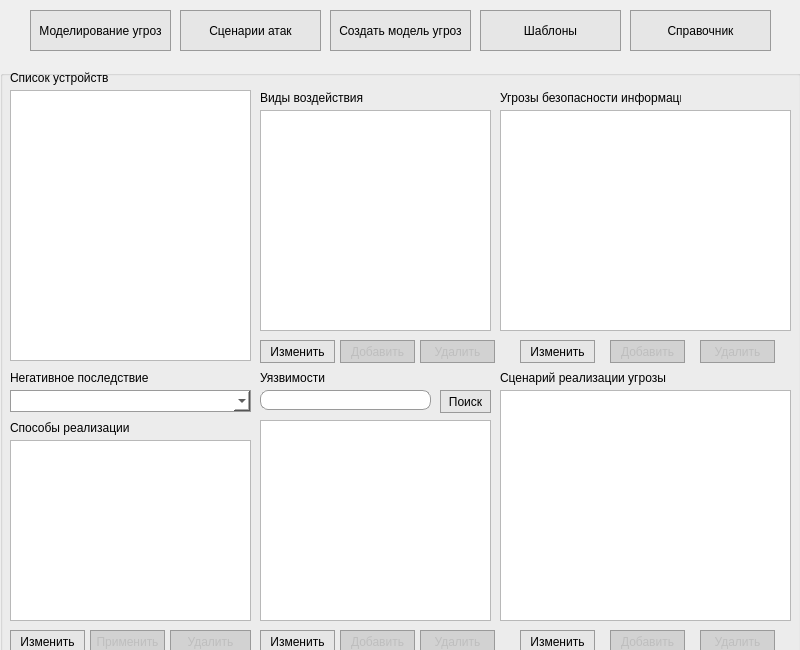
<?xml version="1.0" encoding="UTF-8"?>
<ui version="4.0">
 <class>EngineerWindow</class>
 <widget class="QMainWindow" name="EngineerWindow">
  <property name="geometry">
   <rect>
    <x>0</x>
    <y>0</y>
    <width>800</width>
    <height>650</height>
   </rect>
  </property>
  <property name="minimumSize">
   <size>
    <width>800</width>
    <height>600</height>
   </size>
  </property>
  <property name="maximumSize">
   <size>
    <width>800</width>
    <height>650</height>
   </size>
  </property>
  <property name="windowTitle">
   <string>MainWindow</string>
  </property>
  <property name="styleSheet">
   <string notr="true">QPushButton:hover {
    background-color:rgb(205, 205, 205);
}
QPushButton:pressed{
    background-color:rgb(128, 128, 128);
}
QPushButton:disabled{
    background-color:rgb(210, 210, 210);
}
QPushButton {
	background-color:rgb(230, 230, 230);
    border: 1px solid rgb(154, 154, 154);
}
QComboBox {
	background-color:rgb(255, 255, 255);
    border: 1px solid rgb(154, 154, 154);
}
QListWidget::item { border-bottom: 1px solid black; } 
QListWidget::item:selected { background-color:rgb(204, 232, 255); color: black; }

QLineEdit {
  border-radius: 8px;
  border: 1px solid rgb(154, 154, 154);
}

QLineEdit:focus {
  border: 1px solid #d0e3ff;
}

QLineEdit::placeholder {
  color: #767e89;
}

</string>
  </property>
  <widget class="QWidget" name="centralwidget">
   <widget class="QPushButton" name="modeling_btn">
    <property name="geometry">
     <rect>
      <x>30</x>
      <y>10</y>
      <width>141</width>
      <height>41</height>
     </rect>
    </property>
    <property name="text">
     <string>Моделирование угроз</string>
    </property>
   </widget>
   <widget class="QPushButton" name="scenario_btn">
    <property name="geometry">
     <rect>
      <x>180</x>
      <y>10</y>
      <width>141</width>
      <height>41</height>
     </rect>
    </property>
    <property name="text">
     <string>Сценарии атак</string>
    </property>
   </widget>
   <widget class="QPushButton" name="threat_model_btn">
    <property name="geometry">
     <rect>
      <x>330</x>
      <y>10</y>
      <width>141</width>
      <height>41</height>
     </rect>
    </property>
    <property name="text">
     <string>Создать модель угроз</string>
    </property>
   </widget>
   <widget class="QPushButton" name="template_btn">
    <property name="geometry">
     <rect>
      <x>480</x>
      <y>10</y>
      <width>141</width>
      <height>41</height>
     </rect>
    </property>
    <property name="text">
     <string>Шаблоны</string>
    </property>
   </widget>
   <widget class="QPushButton" name="guidebook_btn">
    <property name="geometry">
     <rect>
      <x>630</x>
      <y>10</y>
      <width>141</width>
      <height>41</height>
     </rect>
    </property>
    <property name="text">
     <string>Справочник</string>
    </property>
   </widget>
   <widget class="QStackedWidget" name="stackedWidget">
    <property name="geometry">
     <rect>
      <x>0</x>
      <y>70</y>
      <width>801</width>
      <height>601</height>
     </rect>
    </property>
    <widget class="QWidget" name="modeling_page">
     <widget class="QGroupBox" name="groupBox">
      <property name="geometry">
       <rect>
        <x>0</x>
        <y>0</y>
        <width>801</width>
        <height>591</height>
       </rect>
      </property>
      <property name="title">
       <string/>
      </property>
      <widget class="QLabel" name="label_6">
       <property name="geometry">
        <rect>
         <x>10</x>
         <y>350</y>
         <width>201</width>
         <height>16</height>
        </rect>
       </property>
       <property name="text">
        <string>Способы реализации</string>
       </property>
      </widget>
      <widget class="QPushButton" name="realization_change_btn">
       <property name="geometry">
        <rect>
         <x>10</x>
         <y>560</y>
         <width>75</width>
         <height>23</height>
        </rect>
       </property>
       <property name="text">
        <string>Изменить</string>
       </property>
      </widget>
      <widget class="QLabel" name="label_5">
       <property name="geometry">
        <rect>
         <x>10</x>
         <y>300</y>
         <width>201</width>
         <height>16</height>
        </rect>
       </property>
       <property name="text">
        <string>Негативное последствие</string>
       </property>
      </widget>
      <widget class="QListWidget" name="tactic_technique_list">
       <property name="geometry">
        <rect>
         <x>500</x>
         <y>320</y>
         <width>291</width>
         <height>231</height>
        </rect>
       </property>
      </widget>
      <widget class="QPushButton" name="vulnerability_change_btn">
       <property name="geometry">
        <rect>
         <x>260</x>
         <y>560</y>
         <width>75</width>
         <height>23</height>
        </rect>
       </property>
       <property name="text">
        <string>Изменить</string>
       </property>
      </widget>
      <widget class="QPushButton" name="threat_delete_btn">
       <property name="enabled">
        <bool>false</bool>
       </property>
       <property name="geometry">
        <rect>
         <x>700</x>
         <y>270</y>
         <width>75</width>
         <height>23</height>
        </rect>
       </property>
       <property name="text">
        <string>Удалить</string>
       </property>
      </widget>
      <widget class="QPushButton" name="vulnerability_search_btn">
       <property name="geometry">
        <rect>
         <x>440</x>
         <y>320</y>
         <width>51</width>
         <height>23</height>
        </rect>
       </property>
       <property name="text">
        <string>Поиск</string>
       </property>
      </widget>
      <widget class="QPushButton" name="impact_change_btn">
       <property name="geometry">
        <rect>
         <x>260</x>
         <y>270</y>
         <width>75</width>
         <height>23</height>
        </rect>
       </property>
       <property name="text">
        <string>Изменить</string>
       </property>
      </widget>
      <widget class="QPushButton" name="realization_delete_btn">
       <property name="enabled">
        <bool>false</bool>
       </property>
       <property name="geometry">
        <rect>
         <x>170</x>
         <y>560</y>
         <width>81</width>
         <height>23</height>
        </rect>
       </property>
       <property name="text">
        <string>Удалить</string>
       </property>
      </widget>
      <widget class="QLabel" name="label_4">
       <property name="geometry">
        <rect>
         <x>260</x>
         <y>20</y>
         <width>111</width>
         <height>16</height>
        </rect>
       </property>
       <property name="text">
        <string>Виды воздействия</string>
       </property>
      </widget>
      <widget class="QPushButton" name="realization_add_btn">
       <property name="enabled">
        <bool>false</bool>
       </property>
       <property name="geometry">
        <rect>
         <x>90</x>
         <y>560</y>
         <width>75</width>
         <height>23</height>
        </rect>
       </property>
       <property name="text">
        <string>Применить</string>
       </property>
      </widget>
      <widget class="QPushButton" name="threat_change_btn">
       <property name="geometry">
        <rect>
         <x>520</x>
         <y>270</y>
         <width>75</width>
         <height>23</height>
        </rect>
       </property>
       <property name="text">
        <string>Изменить</string>
       </property>
      </widget>
      <widget class="QPushButton" name="tactic_add_btn">
       <property name="enabled">
        <bool>false</bool>
       </property>
       <property name="geometry">
        <rect>
         <x>610</x>
         <y>560</y>
         <width>75</width>
         <height>23</height>
        </rect>
       </property>
       <property name="text">
        <string>Добавить</string>
       </property>
      </widget>
      <widget class="QLabel" name="label_7">
       <property name="geometry">
        <rect>
         <x>500</x>
         <y>300</y>
         <width>201</width>
         <height>16</height>
        </rect>
       </property>
       <property name="text">
        <string>Сценарий реализации угрозы</string>
       </property>
      </widget>
      <widget class="QPushButton" name="threat_add_btn">
       <property name="enabled">
        <bool>false</bool>
       </property>
       <property name="geometry">
        <rect>
         <x>610</x>
         <y>270</y>
         <width>75</width>
         <height>23</height>
        </rect>
       </property>
       <property name="text">
        <string>Добавить</string>
       </property>
      </widget>
      <widget class="QPushButton" name="vulnerability_delete_btn">
       <property name="enabled">
        <bool>false</bool>
       </property>
       <property name="geometry">
        <rect>
         <x>420</x>
         <y>560</y>
         <width>75</width>
         <height>23</height>
        </rect>
       </property>
       <property name="text">
        <string>Удалить</string>
       </property>
      </widget>
      <widget class="QListWidget" name="vulnerability_list">
       <property name="geometry">
        <rect>
         <x>260</x>
         <y>350</y>
         <width>231</width>
         <height>201</height>
        </rect>
       </property>
      </widget>
      <widget class="QListWidget" name="realization_way_list">
       <property name="geometry">
        <rect>
         <x>10</x>
         <y>370</y>
         <width>241</width>
         <height>181</height>
        </rect>
       </property>
      </widget>
      <widget class="QLabel" name="label_2">
       <property name="geometry">
        <rect>
         <x>10</x>
         <y>0</y>
         <width>111</width>
         <height>16</height>
        </rect>
       </property>
       <property name="text">
        <string>Список устройств</string>
       </property>
      </widget>
      <widget class="QPushButton" name="vulnerability_add_btn">
       <property name="enabled">
        <bool>false</bool>
       </property>
       <property name="geometry">
        <rect>
         <x>340</x>
         <y>560</y>
         <width>75</width>
         <height>23</height>
        </rect>
       </property>
       <property name="text">
        <string>Добавить</string>
       </property>
      </widget>
      <widget class="QLabel" name="label_3">
       <property name="geometry">
        <rect>
         <x>500</x>
         <y>20</y>
         <width>181</width>
         <height>16</height>
        </rect>
       </property>
       <property name="text">
        <string>Угрозы безопасности информации</string>
       </property>
      </widget>
      <widget class="QPushButton" name="tactic_delete_btn">
       <property name="enabled">
        <bool>false</bool>
       </property>
       <property name="geometry">
        <rect>
         <x>700</x>
         <y>560</y>
         <width>75</width>
         <height>23</height>
        </rect>
       </property>
       <property name="text">
        <string>Удалить</string>
       </property>
      </widget>
      <widget class="QListWidget" name="threat_list">
       <property name="geometry">
        <rect>
         <x>500</x>
         <y>40</y>
         <width>291</width>
         <height>221</height>
        </rect>
       </property>
      </widget>
      <widget class="QListWidget" name="device_list">
       <property name="geometry">
        <rect>
         <x>10</x>
         <y>20</y>
         <width>241</width>
         <height>271</height>
        </rect>
       </property>
      </widget>
      <widget class="QPushButton" name="tactic_change_btn">
       <property name="geometry">
        <rect>
         <x>520</x>
         <y>560</y>
         <width>75</width>
         <height>23</height>
        </rect>
       </property>
       <property name="text">
        <string>Изменить</string>
       </property>
      </widget>
      <widget class="QComboBox" name="negative_result_cb">
       <property name="geometry">
        <rect>
         <x>10</x>
         <y>320</y>
         <width>241</width>
         <height>22</height>
        </rect>
       </property>
      </widget>
      <widget class="QPushButton" name="impact_delete_btn">
       <property name="enabled">
        <bool>false</bool>
       </property>
       <property name="geometry">
        <rect>
         <x>420</x>
         <y>270</y>
         <width>75</width>
         <height>23</height>
        </rect>
       </property>
       <property name="text">
        <string>Удалить</string>
       </property>
      </widget>
      <widget class="QListWidget" name="impact_list">
       <property name="geometry">
        <rect>
         <x>260</x>
         <y>40</y>
         <width>231</width>
         <height>221</height>
        </rect>
       </property>
      </widget>
      <widget class="QPushButton" name="impact_add_btn">
       <property name="enabled">
        <bool>false</bool>
       </property>
       <property name="geometry">
        <rect>
         <x>340</x>
         <y>270</y>
         <width>75</width>
         <height>23</height>
        </rect>
       </property>
       <property name="text">
        <string>Добавить</string>
       </property>
      </widget>
      <widget class="QLabel" name="label_8">
       <property name="geometry">
        <rect>
         <x>260</x>
         <y>300</y>
         <width>201</width>
         <height>16</height>
        </rect>
       </property>
       <property name="text">
        <string>Уязвимости</string>
       </property>
      </widget>
      <widget class="QLineEdit" name="vulnerability_search_le">
       <property name="geometry">
        <rect>
         <x>260</x>
         <y>320</y>
         <width>171</width>
         <height>20</height>
        </rect>
       </property>
      </widget>
     </widget>
    </widget>
    <widget class="QWidget" name="scenario_page">
     <widget class="QLineEdit" name="first_le">
      <property name="geometry">
       <rect>
        <x>20</x>
        <y>70</y>
        <width>71</width>
        <height>20</height>
       </rect>
      </property>
      <property name="text">
       <string/>
      </property>
     </widget>
     <widget class="QLineEdit" name="second_le">
      <property name="geometry">
       <rect>
        <x>20</x>
        <y>120</y>
        <width>71</width>
        <height>20</height>
       </rect>
      </property>
     </widget>
     <widget class="QLabel" name="label">
      <property name="geometry">
       <rect>
        <x>20</x>
        <y>50</y>
        <width>141</width>
        <height>16</height>
       </rect>
      </property>
      <property name="text">
       <string>Id начального оустройсва</string>
      </property>
     </widget>
     <widget class="QLabel" name="label_9">
      <property name="geometry">
       <rect>
        <x>20</x>
        <y>100</y>
        <width>131</width>
        <height>16</height>
       </rect>
      </property>
      <property name="text">
       <string>Id конечного оустройсва</string>
      </property>
     </widget>
     <widget class="QPlainTextEdit" name="plainTextEdit">
      <property name="geometry">
       <rect>
        <x>10</x>
        <y>420</y>
        <width>781</width>
        <height>161</height>
       </rect>
      </property>
      <property name="readOnly">
       <bool>true</bool>
      </property>
      <property name="plainText">
       <string>2. Информационная безопасность ПК
4. Сервер для внутренних сервисов
Способ реализации: Внедрение вредоносного программного обеспечения
Т2.7 Резервное копирование вредоносного кода в областях, редко подвергаемых проверке, в том числе заражение резервных копий данных, сохранение образов в неразмеченных областях жестких дисков и сменных носителей
5. Системный администратор ПК
Способ реализации: Использование уязвимостей (уязвимостей кода (программного обеспечения), уязвимостей архитектуры и конфигурации систем и сетей, а также организационных и многофакторных уязвимостей)
Т2.10 Несанкционированный доступ путем подбора учетных данных сотрудника или легитимного пользователя (методами прямого перебора, словарных атак, паролей производителей по умолчанию, использования одинаковых паролей для разных учетных записей, применения «радужных» таблиц или другими)
7. Сервер для обслуживания клиентов
Способ реализации: Установка программных и(или) программно - аппаратных закладок  в программное обеспечение и(или) программно - аппаратные средства
Т3.2 Активация и выполнение вредоносного кода, внедренного в виде закладок в легитимное программное и программное-аппаратное обеспечение систем и сетей
УБИ.143. Угроза программного выведения из строя средств хранения, обработки и (или) ввода/вывода/передачи информации
Негативное последствие: Ущерб юридичекому лицу. Финансовые и репутационные потери</string>
      </property>
     </widget>
     <widget class="QPushButton" name="scenario_get_btn">
      <property name="geometry">
       <rect>
        <x>40</x>
        <y>150</y>
        <width>75</width>
        <height>23</height>
       </rect>
      </property>
      <property name="text">
       <string>Сценарии</string>
      </property>
     </widget>
     <widget class="QLabel" name="picture">
      <property name="geometry">
       <rect>
        <x>200</x>
        <y>10</y>
        <width>551</width>
        <height>401</height>
       </rect>
      </property>
      <property name="text">
       <string/>
      </property>
     </widget>
    </widget>
    <widget class="QWidget" name="template_page">
     <widget class="QListWidget" name="device_connected_list">
      <property name="geometry">
       <rect>
        <x>230</x>
        <y>90</y>
        <width>291</width>
        <height>291</height>
       </rect>
      </property>
      <property name="wordWrap">
       <bool>true</bool>
      </property>
      <item>
       <property name="text">
        <string>Сервер Postgres</string>
       </property>
      </item>
     </widget>
     <widget class="QPushButton" name="pushButton">
      <property name="geometry">
       <rect>
        <x>250</x>
        <y>390</y>
        <width>91</width>
        <height>23</height>
       </rect>
      </property>
      <property name="text">
       <string>Удалить</string>
      </property>
     </widget>
     <widget class="QLineEdit" name="lineEdit">
      <property name="geometry">
       <rect>
        <x>20</x>
        <y>40</y>
        <width>161</width>
        <height>20</height>
       </rect>
      </property>
     </widget>
     <widget class="QLabel" name="label_10">
      <property name="geometry">
       <rect>
        <x>20</x>
        <y>20</y>
        <width>111</width>
        <height>16</height>
       </rect>
      </property>
      <property name="text">
       <string>Имя шаблона</string>
      </property>
     </widget>
     <widget class="QPushButton" name="pushButton_2">
      <property name="geometry">
       <rect>
        <x>190</x>
        <y>40</y>
        <width>75</width>
        <height>23</height>
       </rect>
      </property>
      <property name="text">
       <string>Создать</string>
      </property>
     </widget>
     <widget class="QPushButton" name="pushButton_3">
      <property name="geometry">
       <rect>
        <x>410</x>
        <y>390</y>
        <width>91</width>
        <height>23</height>
       </rect>
      </property>
      <property name="text">
       <string>Применить</string>
      </property>
     </widget>
    </widget>
   </widget>
  </widget>
 </widget>
 <resources/>
 <connections/>
</ui>
